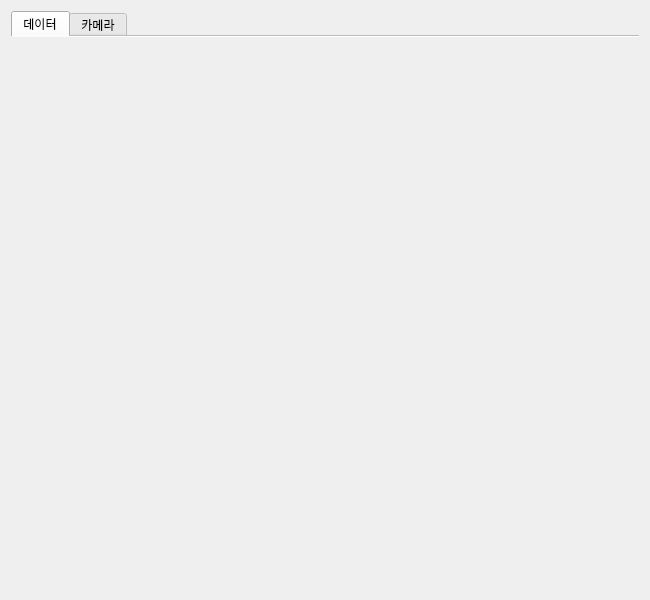
<?xml version="1.0" encoding="UTF-8"?>
<ui version="4.0">
 <class>MainWidget</class>
 <widget class="QWidget" name="MainWidget">
  <property name="geometry">
   <rect>
    <x>0</x>
    <y>0</y>
    <width>650</width>
    <height>600</height>
   </rect>
  </property>
  <property name="minimumSize">
   <size>
    <width>650</width>
    <height>600</height>
   </size>
  </property>
  <property name="windowTitle">
   <string>MainWidget</string>
  </property>
  <layout class="QVBoxLayout" name="verticalLayout">
   <item>
    <widget class="QTabWidget" name="pTabWidget">
     <property name="currentIndex">
      <number>0</number>
     </property>
     <property name="documentMode">
      <bool>true</bool>
     </property>
     <widget class="QWidget" name="pTab1">
      <attribute name="title">
       <string>데이터</string>
      </attribute>
     </widget>
     <widget class="QWidget" name="pTab2">
      <attribute name="title">
       <string>카메라</string>
      </attribute>
     </widget>
    </widget>
   </item>
  </layout>
 </widget>
 <resources/>
 <connections/>
</ui>
